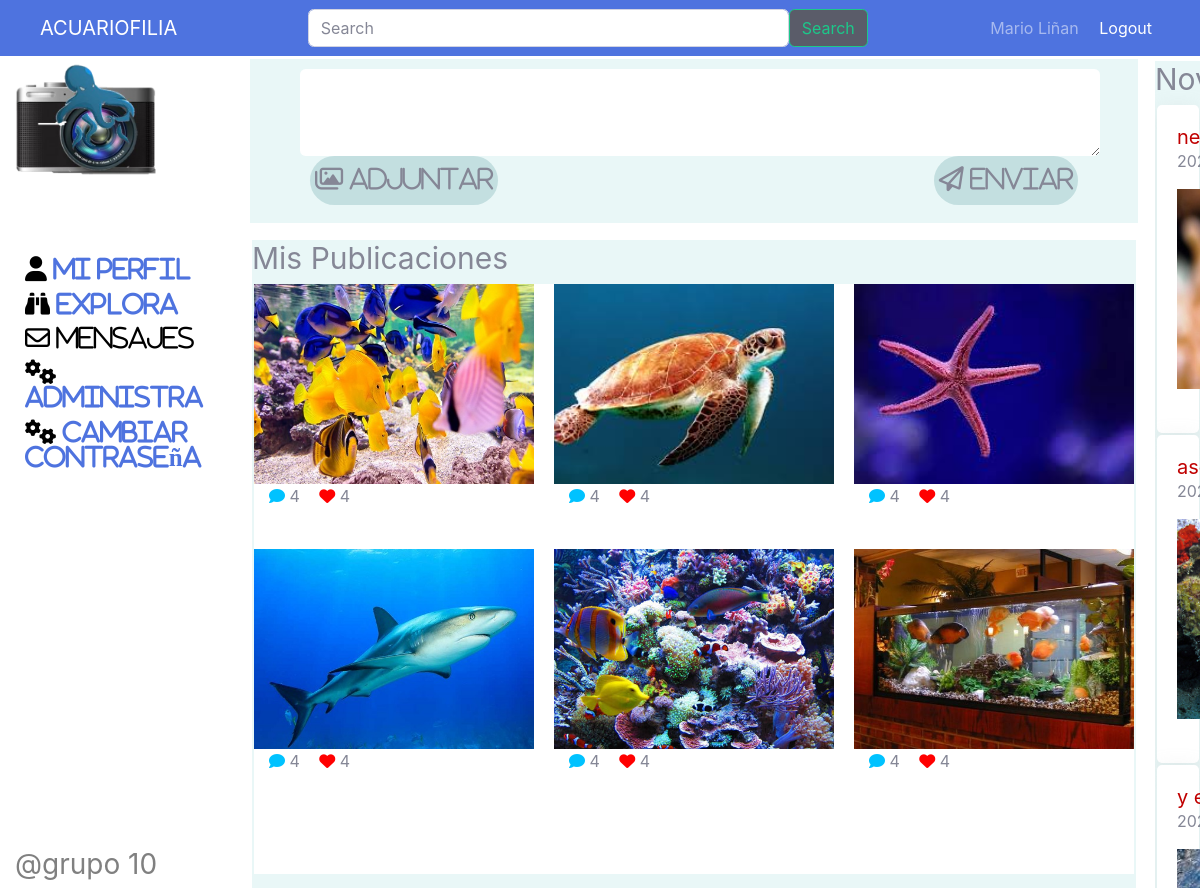
Before: /feed (signed in) with the older database file.
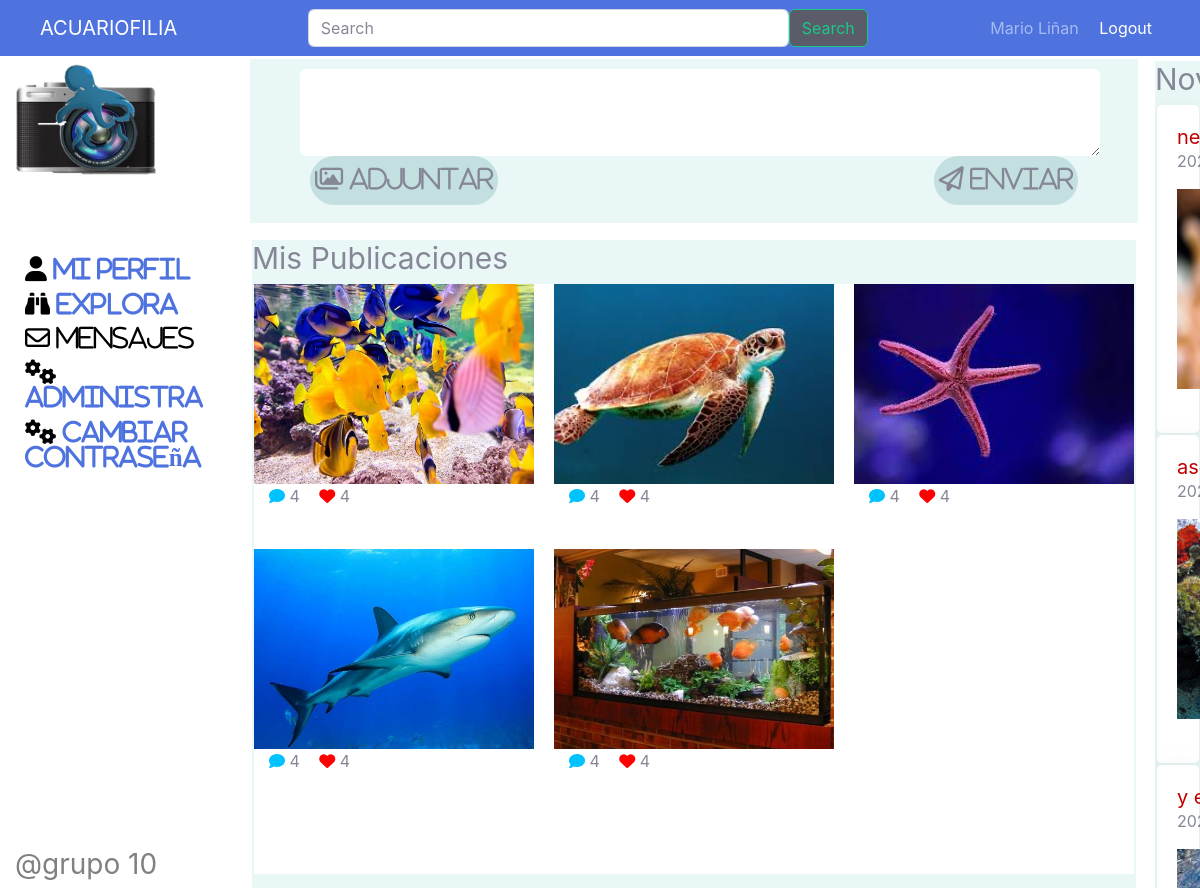
After: the same page with the newer database file.
### tables this page shows
CREATE TABLE Post (PostId INTEGER PRIMARY KEY AUTOINCREMENT UNIQUE NOT NULL, PhotoURL CHAR (100) NOT NULL, Title VARCHAR (30) NOT NULL, creationDate DATE NOT NULL, UserId INTEGER REFERENCES User (UserId) NOT NULL, Postviews INTEGER (30));

### main.py (the view)
@app.route('/')
@app.route('/feed')
def feed():
    if 'fullname' in session:
        usu= session['id']
        sql ="SELECT * FROM Post order by creationDate desc limit 10"
        db = get_db()
        cursorObj = db.cursor()
        cursorObj.execute(sql)
        posts = cursorObj.fetchall()
        sql =f'SELECT * FROM Post WHERE UserId = "{usu}" order by creationDate desc limit 20'
        db = get_db()
        cursorObj = db.cursor()
        cursorObj.execute(sql)
        postown = cursorObj.fetchall()
        return render_template("feed.html", posts=posts, postown=postown)
    else:
        return redirect('login')

### db.py (called while the page is built)
def get_db():
    try:
        if 'db' not in g:
            print('Connection OK')
            g.db = sqlite3.connect('database.db')
        return g.db
    except Error:
        print(Error)

### templates/feed.html (shortened to what this page needs)
<!DOCTYPE html>
<html lang="es">
<head>
    <link rel="stylesheet" href="./static/css/stylefeed.css">
    <link href="./static/css/sb-admin-2.min.css" rel="stylesheet">
</head>
{% block body %}
    <nav class="navbar navbar-expand-lg navbar-dark bg-primary">
        <div class="container-fluid">
            <a class="navbar-brand" href="{{Feed}}">ACUARIOFILIA</a>
            <form class="d-flex" form action="{{url_for('search')}}" method="post" enctype="multipart/form-data">
                <input class="form-control me-2" type="search" name="palabra" placeholder="Search" aria-label="Search">
                <button class="btn btn-outline-success bg-primary bg-dark" type="submit">Search</button>
            </form>
            <div class="" id="">
                <div class="">
                    {% if 'id' in session %}
                        <span class="navbar-text p-2 bd-highlight"> {{ session['fullname'] }} </span>
                        <span class="navbar-text p-2 bd-highlight"> <a href="{{'login'}}">Logout</a> </span>
                    {% else %}
                        <span class="navbar-text p-2 bd-highlight"> <a href="{{'login'}}">Login</a> </span>
                    {% endif %}
                </div>
            </div>
        </div>
    </nav>
    <div class="contenedor">
        <div class=logo>
            <img src="../static/img/logo.png" alt="logo.jpg" width="50%">
        </div>
        <form class= "estado" form action="{{url_for('addPost')}}" method="post" enctype="multipart/form-data">
            <textarea class="form-control form-control-user" name="nombre" id="nombre" ></textarea>
            <div class="cargarimagen">
                <div class="cajaCargar">
                    <div class="cargar">
                        <label for="imagen" class="far fa-images" icon> Adjuntar </label>
                    </div>
                </div>
                <div class="enviar">
                    <label for="btnEnviar" class="far fa-paper-plane"> Enviar</label>
                </div>
            </div>
        </form>
        <nav class="menu">
            <ul>
                {% if 'id' in session %}
                    <li class="fa fa-user" > <a href="{{url_for('perfil', codigo = session['id']) }}">Mi perfil</a></li>
                    <li class="fas fa-binoculars"> <a  href="{{'search'}}">Explora</a></li>
                    <li class="far fa-envelope"> Mensajes</li>
                    <li class="fas fa-cogs"> <a href="{{'dashboard'}}"> Administra </a></li>
                    <li class="fas fa-cogs"> <a href="{{'cambiarcontrasena'}}"> Cambiar contraseña </a></li>
                {% endif %}
            </ul>
        </nav>
        <div class="novedades">
            <h1>Novedades</h1>
            {% for pub in posts %}
                {%if pub[4] != session['id']%}
                    <div class="novedad">
                        <h2 class="titulo">{% print(pub[2]) %}</h2>
                        <p class="texto">{% print(pub[3]) %}</p>
                        <a href="{{url_for('postdetail', codigo = pub[0]) }}">
                            <img src="static/images/post/{% print(pub[1]) %}"  alt="Card image cap">
                        <div class="botones">
                        </div>
                    </div>
                {%endif%}
            {% endfor %}
        </div>
        <div class="developerteam">
            <h3>@grupo 10</h3>
        </div>
        <main class="mis-publicaciones">
            <h1>Mis Publicaciones</h1>
            <div class = "contenedor-publicaciones">
                    {% for pub in postown %}
                        <div class="imagen-publicada">
                            <a href="{{url_for('postdetail', codigo = pub[0]) }}">
                                <img src="static/images/post/{% print(pub[1]) %}"  alt="Card image cap">
                            </a>
                            <div class="botones">
                                <a role="enlace" href="{{url_for('postdetail', codigo = pub[0]) }}" class="comentario"><i class="fas fa-comment"></i> </a>
                                {% print(pub[4]) %}
                                <a role="enlace" href="{{url_for('postdetail', codigo = pub[0]) }}" class="favoritos"><i class="fas fa-heart"></i> </a>
                                {% print(pub[4]) %}
                            </div>
                        </div>
                    {% endfor %}
            </div>
        </main>
    </div>
{% endblock %}
</html>

### static/css/stylefeed.css (style rules this page uses)
* { margin: 0; padding: 0; }
img { height: 200px; width: 280px; object-fit: cover; }
.menu ul { display: flex; height: 70%; flex-direction: column; min-width: 200px; align-self: center; justify-content: space-evenly; }
.contenedor { margin-top: 3px; margin-left: 15px; width: 99vw; display: grid; gap: 15px; grid-template-columns: 1fr 2fr 2fr; grid-template-rows: repeat(5, auto); grid-template-areas:"logo estado novedades" "logo estado novedades" "menu mis-publicaciones novedades" "menu mis-publicaciones novedades" "developerteam mis-publicaciones novedades"; }
.contenedor .logo { grid-area: logo; margin: 0; padding: 0; box-sizing: border-box; }
.d-flex { width: 50%; }
.logo img { width: 150px; height: 127px; will-change: none; }
.contenedor .menu { height:200px; min-height: 350px; grid-area: menu; font-size: 25px; color: black; will-change: none; }
.contenedor .estado { background-color: rgb(233, 247, 247); padding: 10px; grid-area: estado; }
.estado textarea { margin-left: 40px; font-size: 25px; height: 100px; width: 800px; outline: none; border: none; }
.cargarimagen { padding: 0 50px; display: flex; justify-content: space-between; font-size: 25px; }
.cargarimagen .enviar, .cargar { background: #c3dfe0; padding: 5px; border-radius: 25px; }
.enviar label { cursor: pointer; }
.cargar label { cursor: pointer; }
.contenedor .mis-publicaciones { gap: 20px; background-color: rgb(233, 247, 247); grid-area: mis-publicaciones; margin: 2px; }
.contenedor h1 { font-size: 30px; }
.contenedor-publicaciones { display: grid; height: 590px; overflow: auto; background: #fff; grid-template-columns: 1fr 1fr 1fr; grid-template-rows: repeat(4, auto); justify-content: space-between; gap: 20px; margin: 2px; }
.contenedor .novedad { padding: 20px; background: #fff; box-shadow: 0 4px 20px rgba(194,194,194,.25); border-radius: 5px; margin: 2px; display: grid; }
.contenedor .novedades { background-color: rgb(233, 247, 247); grid-area: novedades; margin: 2PX; overflow: auto; height: 827px; }
.novedad .titulo { color: #C00000; font-size: 20px; margin: 0; }
.botones a { margin-left: 15px;; }
.favoritos i { color: #FF0000; }
.comentario i { color: #00C2FF; }
.contenedor .menu { background: #fff; padding: 10px; border-radius: 4px; }
.contenedor .developerteam { max-height: 180px; color: grey; grid-area: developerteam; align-self: end; }

Changed rows visible on the page:
no longer on this page (row edited): Post: PhotoURL (picture), UserId "4", shown under "Mis Publicaciones"
